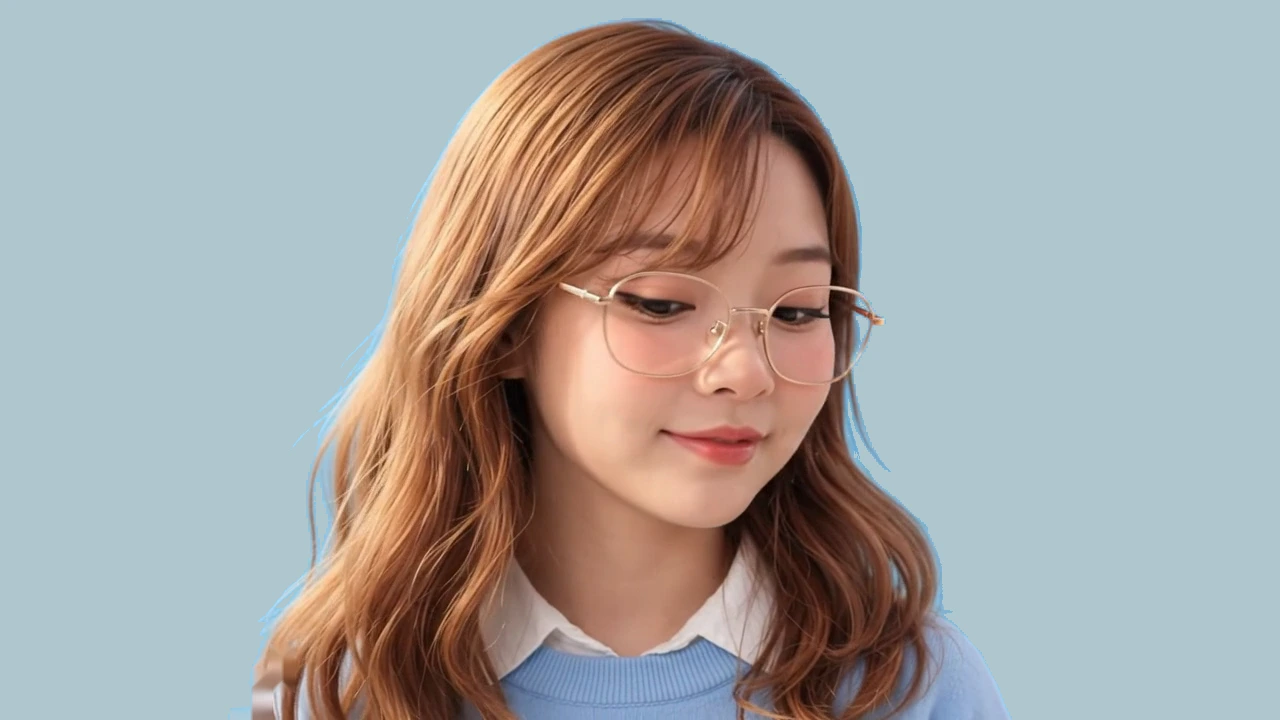
#> input picture frames/center.webp, 1280 x 720 px
$ python fix_frames_background.py
#> lines starting #> are read from the running program, lines starting #| are printed output that depends on the picture; after the words box and inside, x2 and y2 are one past the last pixel; in counts of white or black regions, pixels touching at a corner belong together
import cv2
import numpy as np
import os

BASE_DIR = os.path.dirname(os.path.abspath(__file__))
FRAMES_DIR = os.path.join(BASE_DIR, 'frames')
PASTEL_RGB = (174, 198, 207)  # RGB for #AEC6CF
PASTEL_BGR = (PASTEL_RGB[2], PASTEL_RGB[1], PASTEL_RGB[0])
THRESHOLD = 60.0

if not os.path.isdir(FRAMES_DIR):
    print('Frames directory not found:', FRAMES_DIR)
    raise SystemExit(1)

# Load center to sample corner-average bg (if exists)
center_path = os.path.join(FRAMES_DIR, 'center.webp')
if os.path.exists(center_path):
    center = cv2.imread(center_path)
#> center is the input picture: shape (720, 1280, 3); mean B, G, R 162.8, 164.3, 165
    h, w = center.shape[:2]
    corners = np.array([
        center[0, 0],
        center[0, w - 1],
        center[h - 1, 0],
        center[h - 1, w - 1]
    ], dtype=np.float32)
#> corners = [[206, 198, 175], [206, 198, 175], [206, 198, 175], [206, 198, 175]]
    bg_color = corners.mean(axis=0)
#> bg_color = [206, 198, 175]
    print('Sampled center corner-average BGR:', bg_color.astype(int))
#| Sampled center corner-average BGR: [206 198 175]
else:
    bg_color = None
    print('No center.webp to sample; using per-frame corner sampling')

files = sorted([f for f in os.listdir(FRAMES_DIR) if f.endswith('.webp')])
processed = 0
for fname in files:
    path = os.path.join(FRAMES_DIR, fname)
    img = cv2.imread(path)
    if img is None:
        print('Failed to read', path)
        continue
    h, w = img.shape[:2]
    # decide source bg color
    if bg_color is None:
        corners = np.array([
            img[0, 0],
            img[0, w - 1],
            img[h - 1, 0],
            img[h - 1, w - 1]
        ], dtype=np.float32)
        src_bg = corners.mean(axis=0)
    else:
        src_bg = bg_color
#> src_bg = [206, 198, 175]
    # compute distance mask
    diff = img.astype(np.float32) - src_bg.reshape((1, 1, 3))
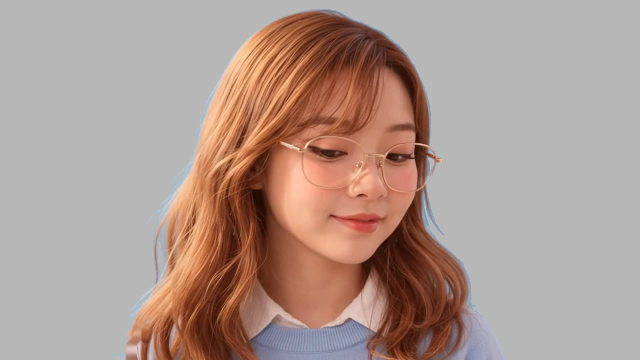
#> diff: shape (720, 1280, 3) float32 (shown at 1/2 size); mean B, G, R -43.2, -33.7, -10; drawn with min black and max white
    dist = np.linalg.norm(diff, axis=2)
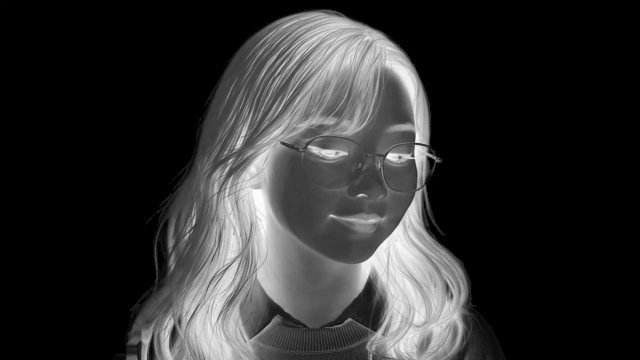
#> dist: shape (720, 1280) float32 (shown at 1/2 size); min 0, max 330.1, mean 60.7; drawn with min black and max white
    mask = (dist < THRESHOLD).astype(np.uint8) * 255
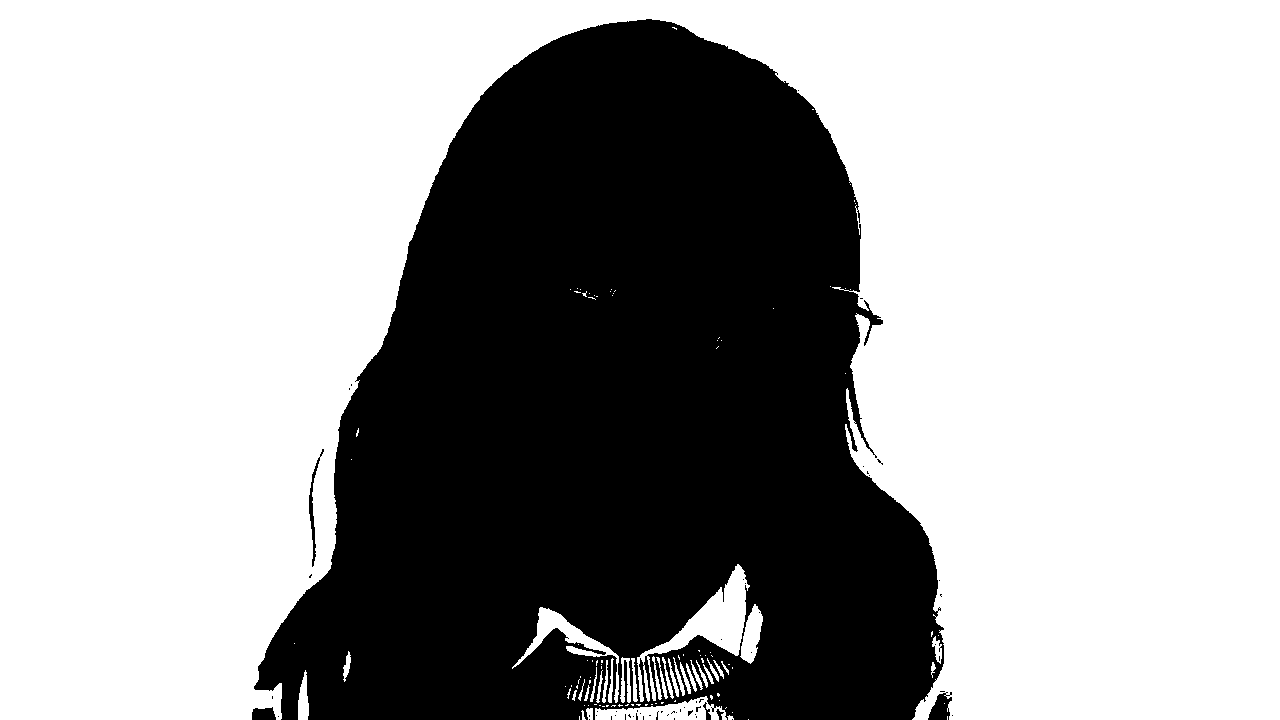
#> mask: shape (720, 1280); 64.2% white; 58 black regions (52 under 20 px), largest, box (x1, y1, x2, y2) and area: (254, 19, 944, 720) 329015, (928, 692, 952, 720) 419, (309, 449, 324, 567) 329, (252, 707, 276, 720) 258, (703, 702, 711, 720) 60, (716, 709, 724, 720) 39
    # expand mask a little
    kernel = np.ones((3, 3), np.uint8)
    mask = cv2.dilate(mask, kernel, iterations=1)
#> mask: shape (720, 1280); 65.1% white; 92 black regions (84 under 20 px), largest, box (x1, y1, x2, y2) and area: (255, 20, 942, 720) 320647, (929, 695, 949, 720) 296, (253, 709, 275, 720) 209
    # blend: replace masked pixels with pastel
    pastel_bgr = np.array(PASTEL_BGR, dtype=np.uint8)
    img_fixed = img.copy()
    img_fixed[mask == 255] = pastel_bgr
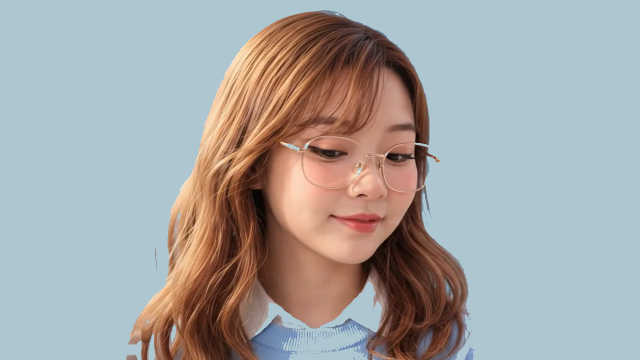
#> img_fixed: shape (720, 1280, 3) (shown at 1/2 size); mean B, G, R 163.9, 165.1, 164.8
    cv2.imwrite(path, img_fixed, [cv2.IMWRITE_WEBP_QUALITY, 92])
    replaced = int((mask == 255).sum())
#> replaced = 599959
    total = h * w
    pct = replaced / total * 100
#> pct = 65.1
    print(f'Fixed {fname}: replaced {replaced} pixels ({pct:.2f}%)')
#| Fixed center.webp: replaced 599959 pixels (65.10%)
    processed += 1
#> pass 2 of the loop `for fname in files:`:
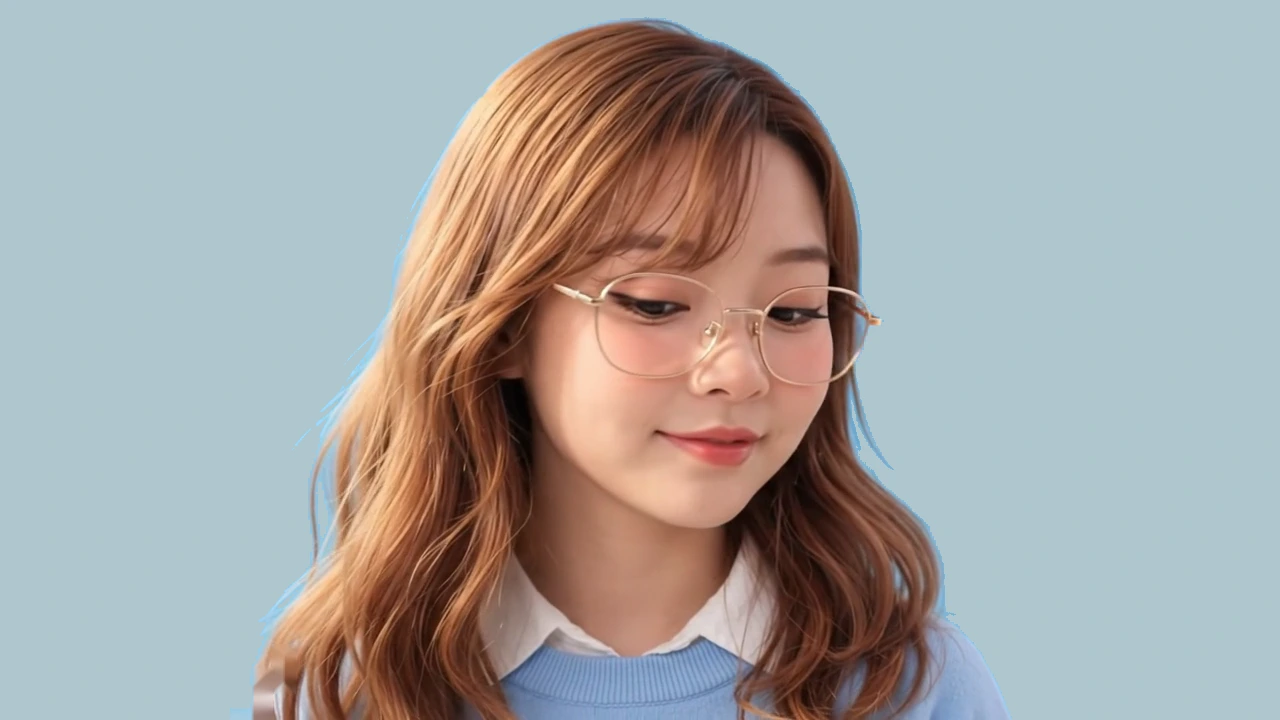
#> input picture frames/frame_0.webp, 1280 x 720 px
#> img is the input picture: shape (720, 1280, 3); mean B, G, R 163, 164.3, 165.1
#> `mask = (dist < THRESHOLD).astype(np.uint8) * 255`:
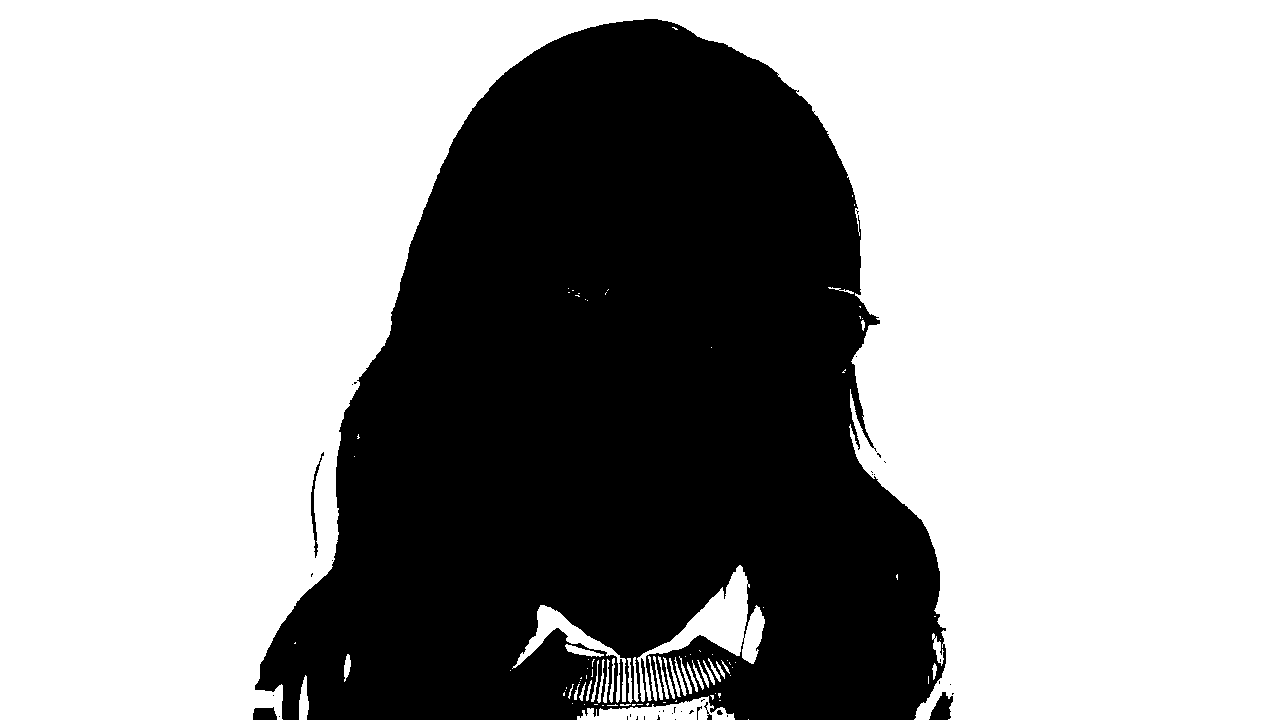
#> mask: shape (720, 1280); 64.2% white; 38 black regions (31 under 20 px), largest, box (x1, y1, x2, y2) and area: (255, 19, 946, 720) 329025, (929, 692, 953, 720) 410, (311, 452, 324, 558) 280
#> `img_fixed[mask == 255] = pastel_bgr`:
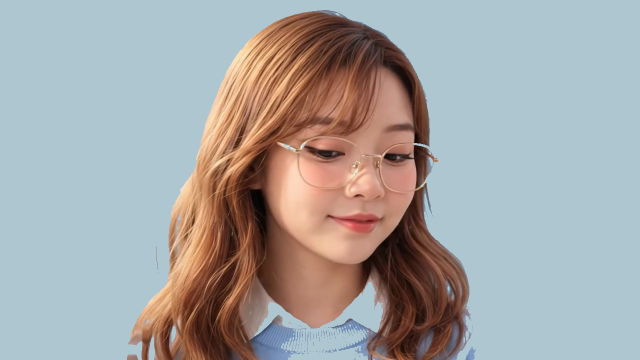
#> img_fixed: shape (720, 1280, 3) (shown at 1/2 size); mean B, G, R 164.1, 165.1, 164.9
#> replaced = 599718
#> pct = 65.07
#| Fixed frame_0.webp: replaced 599718 pixels (65.07%)
#> pass 3 of the loop `for fname in files:`:
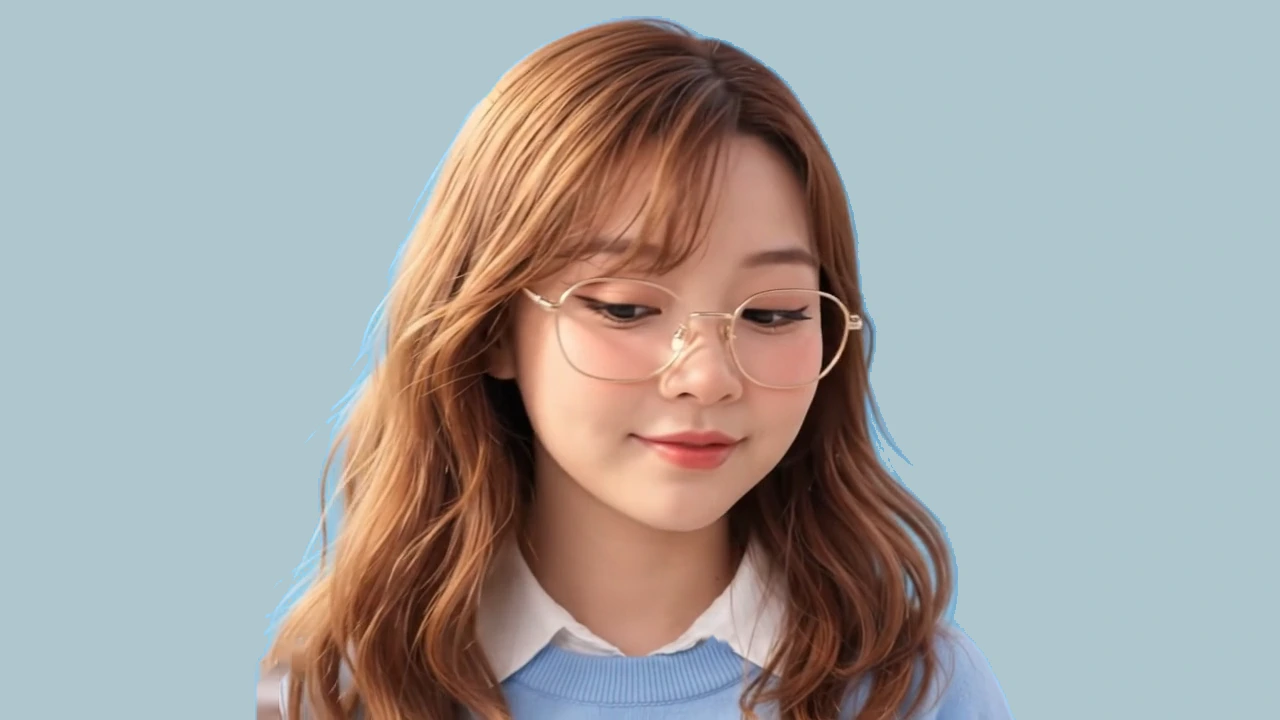
#> input picture frames/frame_1.webp, 1280 x 720 px
#> img is the input picture: shape (720, 1280, 3); mean B, G, R 162.9, 164, 164.7
#> `mask = (dist < THRESHOLD).astype(np.uint8) * 255`:
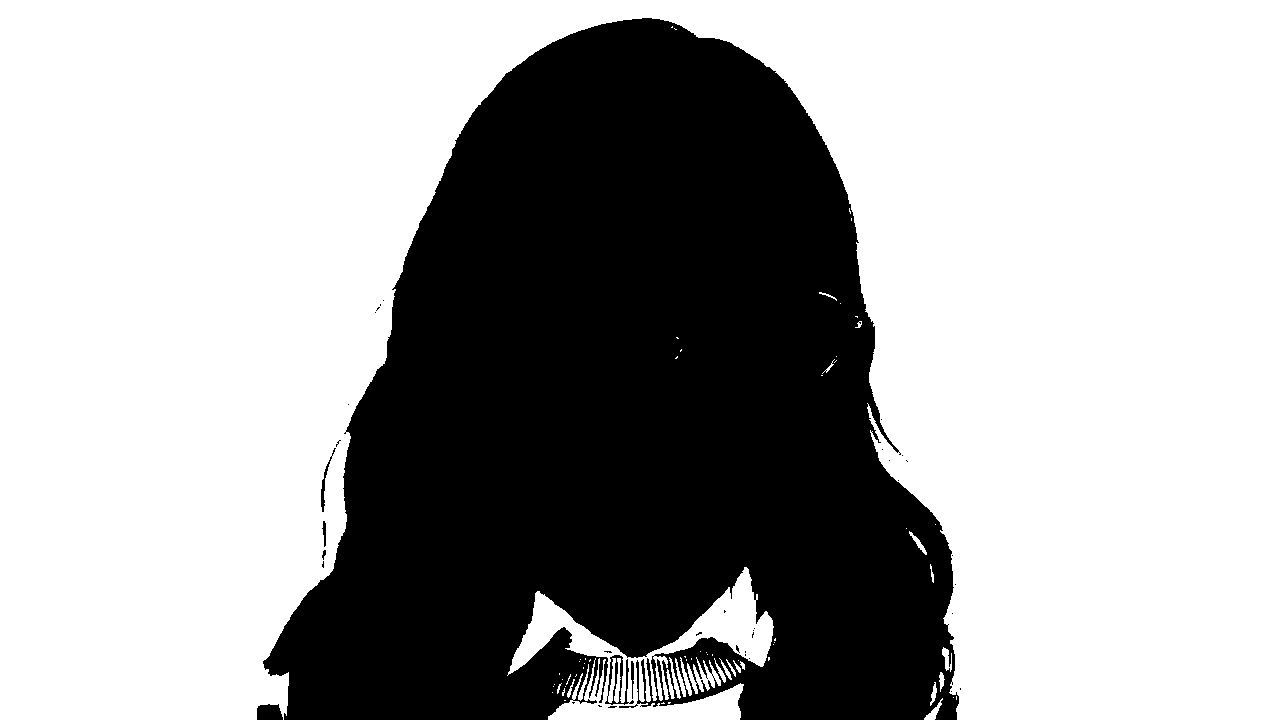
#> mask: shape (720, 1280); 64.4% white; 38 black regions (31 under 20 px), largest, box (x1, y1, x2, y2) and area: (263, 18, 959, 720) 327253, (605, 655, 634, 705) 436, (257, 704, 283, 720) 358
#> `img_fixed[mask == 255] = pastel_bgr`:
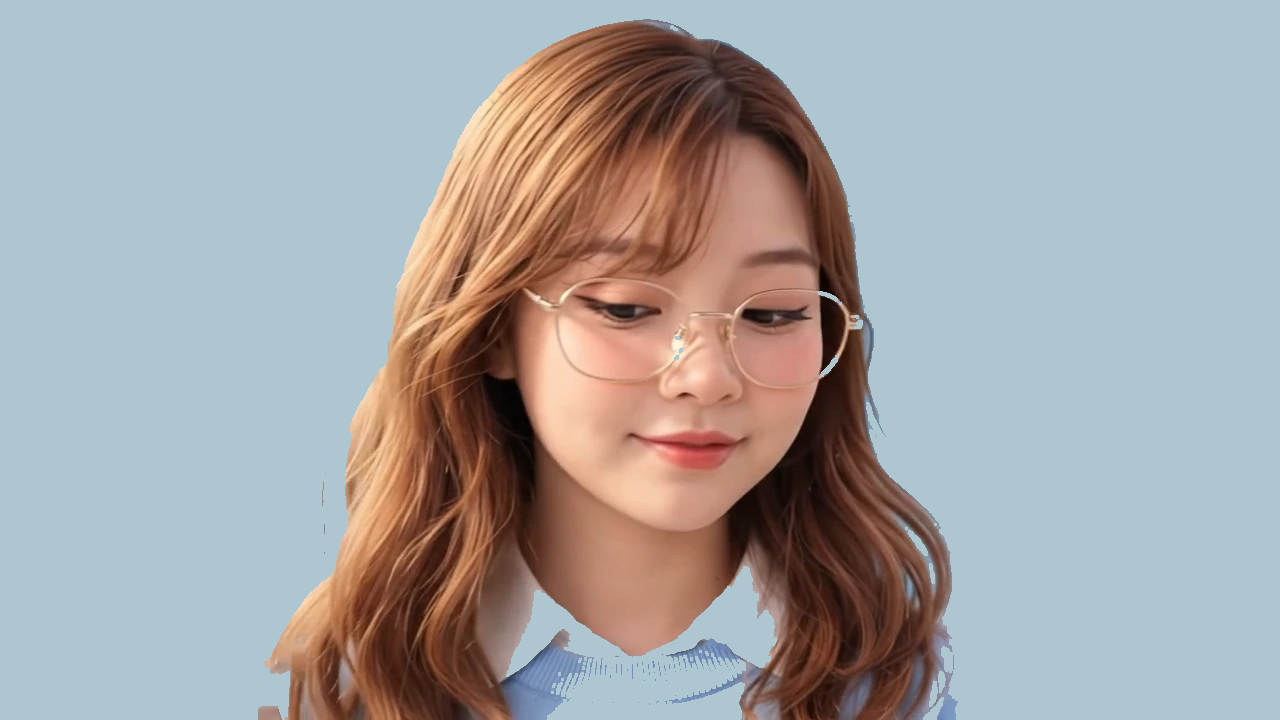
#> img_fixed: shape (720, 1280, 3); mean B, G, R 163.9, 164.7, 164.3
#> replaced = 601040
#> pct = 65.22
#| Fixed frame_1.webp: replaced 601040 pixels (65.22%)
#> the loop made 4 passes; the first 3 are shown

print('Processed', processed, 'frames in', FRAMES_DIR)
